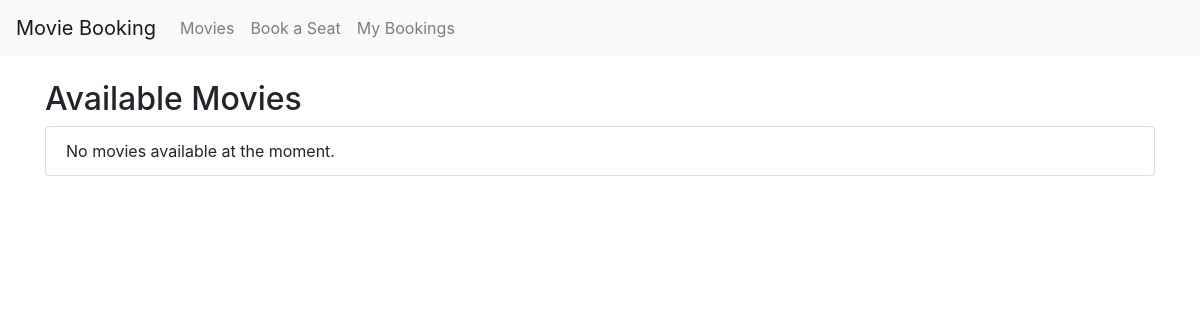
The page /movies/ on the database as committed earlier.
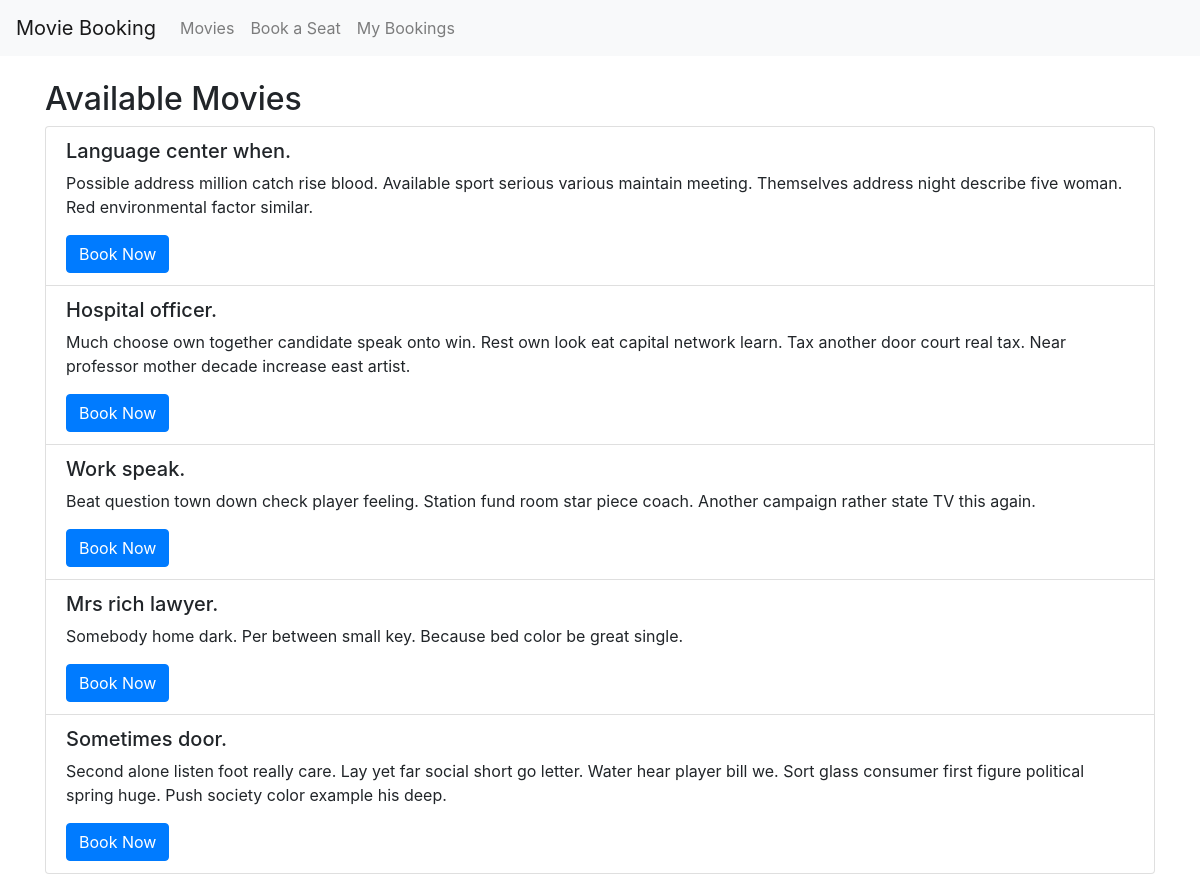
The same page on the database as committed later.
### bookings/models.py (models this page shows, shortened)
class Movie(models.Model):
    title = models.CharField(max_length=200)
    description = models.TextField()
    release_date = models.DateField()
    duration = models.DurationField()

### bookings/views.py (the view)
# urls.py: path('movies/', movie_list, name='movie_list'),
def movie_list(request):
    print("movie_list view called")
    movies = Movie.objects.all()
    return render(request, 'booking/movie_list.html', {'movies': movies})

### bookings/templates/booking/movie_list.html (shortened to what this page needs)
{% extends 'booking/base.html' %}
{% block content %}
  <h2>Available Movies</h2>
  <ul class="list-group">
    {% for movie in movies %}
      <li class="list-group-item">
        <h5>{{ movie.title }}</h5>
        <p>{{ movie.description }}</p>
        <a href="{% url 'book_seat' movie.id %}" class="btn btn-primary">Book Now</a>
      </li>
    {% empty %}
      <li class="list-group-item">No movies available at the moment.</li>
    {% endfor %}
  </ul>
{% endblock %}

Rows that differ between the two databases and show on the page:
added Movie: title "Language center when.", description "Possible address million catch rise blood. Available sport serious various maintain meeting. Themselves address night describe five woman. Red environmental factor similar."
added Movie: title "Hospital officer.", description "Much choose own together candidate speak onto win. Rest own look eat capital network learn. Tax another door court real tax. Near professor mother decade increase east artist."
added Movie: title "Work speak.", description "Beat question town down check player feeling. Station fund room star piece coach. Another campaign rather state TV this again."
added Movie: title "Mrs rich lawyer.", description "Somebody home dark. Per between small key. Because bed color be great single."
added Movie: title "Sometimes door.", description "Second alone listen foot really care. Lay yet far social short go letter. Water hear player bill we. Sort glass consumer first figure political spring huge. Push society color example his deep."
Other text that changed with them:
text no longer shown: "No movies available at the moment."
